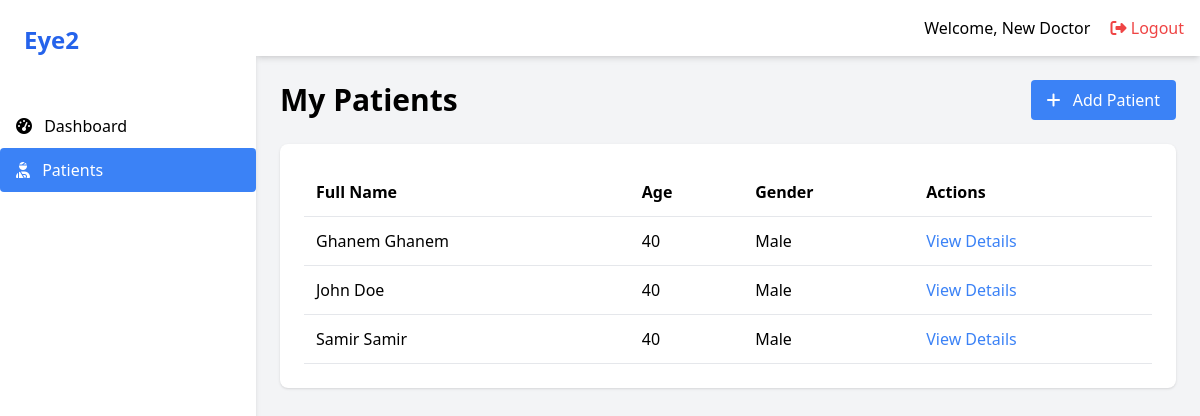
/frontend/users/patients/ (signed in), run on the app's committed database.
### apps/users/models.py (models this page shows, shortened)
class User(AbstractUser):
    class Roles(models.TextChoices):
        ADMIN = "ADMIN", "Admin"
        DOCTOR = "DOCTOR", "Doctor"
    role = models.CharField(
        max_length=10,
        choices=Roles.choices,
        default=Roles.DOCTOR
    )
    spicialzaton = models.CharField(max_length=255, blank=True)
    phone = models.CharField(max_length=10, blank=True)

class Patient(models.Model):
    class Gender(models.TextChoices):
        MALE = "MALE", "Male"
        FEMALE = "FEMALE", "Female"
        OTHER = "OTHER", "Other"
    id = models.UUIDField(primary_key=True, default=uuid.uuid4, editable=False)
    full_name = models.CharField(max_length=50)
    date_of_birth = models.DateField(default=timezone.now)
    phone = models.CharField(max_length=10, blank=True)
    address = models.CharField(max_length=255, blank=True)
    gender = models.CharField(max_length=10, choices=Gender.choices)
    insurance_info = models.CharField(max_length=255, blank=True)
    contact_info = models.CharField(max_length=255, blank=True)
    personal_photo = models.ImageField(upload_to='patient_images', blank=True)
    clinic = models.ForeignKey(Clinic, on_delete=models.SET_NULL, null=True, related_name="patients")
    doctors = models.ManyToManyField(
        settings.AUTH_USER_MODEL,
        related_name="patients",
        blank=True
    )
    created_at = models.DateTimeField(auto_now_add=True)
    @property
    def age(self):
        from datetime import date
        today = date.today()
        return today.year - self.date_of_birth.year - ((today.month, today.day) < (self.date_of_birth.month, self.date_of_birth.day))

### apps/users/views.py (the view)
class PatientListView(LoginRequiredMixin, ListView):
    model = Patient
    template_name = 'patients/patient_list.html'
    context_object_name = 'patients'
    paginate_by = 10  # ترقيم الصفحات
    def get_queryset(self):
        return Patient.objects.filter(doctors=self.request.user).order_by('full_name')

### templates/patients/patient_list.html (shortened to what this page needs)
{% extends 'layouts/app_base.html' %}
{% block page_content %}
<div class="flex justify-between items-center mb-6">
    <h1 class="text-3xl font-bold">My Patients</h1>
    <a href="{% url 'patient-add' %}" class="bg-blue-500 text-white px-4 py-2 rounded hover:bg-blue-600">
        <i class="fas fa-plus mr-2"></i> Add Patient
    </a>
</div>
<div class="bg-white p-6 rounded-lg shadow">
    <table class="w-full">
        <thead>
            <tr class="border-b">
                <th class="text-left p-3">Full Name</th>
                <th class="text-left p-3">Age</th>
                <th class="text-left p-3">Gender</th>
                <th class="text-left p-3">Actions</th>
            </tr>
        </thead>
        <tbody>
            {% for patient in patients %}
            <tr class="border-b hover:bg-gray-50">
                <td class="p-3">{{ patient.full_name }}</td>
                <td class="p-3">{{ patient.age }}</td>
                <td class="p-3">{{ patient.get_gender_display }}</td>
                <td class="p-3">
                    <a href="{% url 'patient-detail' patient.id %}" class="text-blue-500 hover:underline">View Details</a>
                </td>
            </tr>
            {% empty %}
            <tr>
                <td colspan="4" class="p-3 text-center text-gray-500">You have no patients assigned yet.</td>
            </tr>
            {% endfor %}
        </tbody>
    </table>
</div>
{% endblock %}

### templates/partials/_navbar.html (shortened to what this page needs)
<header class="bg-white shadow-md p-4 flex justify-between items-center">
    <div>
        <span class="mr-4">Welcome, {{ request.user.get_full_name|default:request.user.username }}</span>
        <form action="{% url 'logout' %}" method="post" class="inline">
            <button type="submit" class="text-red-500 hover:text-red-700">
                <i class="fas fa-sign-out-alt"></i> Logout
            </button>
        </form>
    </div>
</header>

### data on the page
User: user.get_full_name "New Doctor"
Patient: full_name "Ghanem Ghanem", age "40", gender "Male"
Patient: full_name "John Doe", age "40", gender "Male"
Patient: full_name "Samir Samir", age "40", gender "Male"
